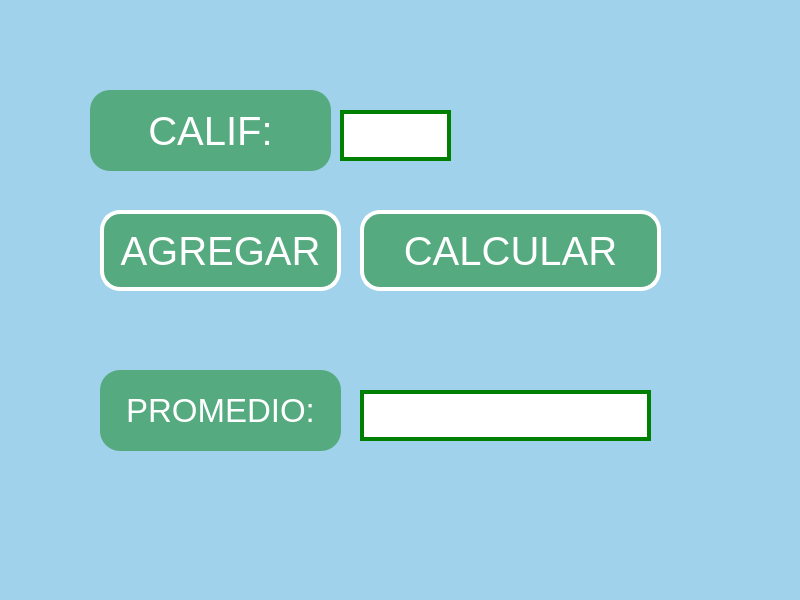
<?xml version="1.0" encoding="UTF-8"?>
<ui version="4.0">
 <class>MainWindow</class>
 <widget class="QMainWindow" name="MainWindow">
  <property name="geometry">
   <rect>
    <x>0</x>
    <y>0</y>
    <width>800</width>
    <height>600</height>
   </rect>
  </property>
  <property name="windowTitle">
   <string>MainWindow</string>
  </property>
  <property name="styleSheet">
   <string notr="true">
background-color: rgb(160, 210, 235);</string>
  </property>
  <widget class="QWidget" name="centralwidget">
   <widget class="QPushButton" name="btn_agregar">
    <property name="geometry">
     <rect>
      <x>100</x>
      <y>210</y>
      <width>241</width>
      <height>81</height>
     </rect>
    </property>
    <property name="font">
     <font>
      <pointsize>30</pointsize>
     </font>
    </property>
    <property name="toolTip">
     <string>&lt;html&gt;&lt;head/&gt;&lt;body&gt;&lt;p&gt;&lt;span style=&quot; font-size:6pt;&quot;&gt;AGREGAR&lt;/span&gt;&lt;/p&gt;&lt;/body&gt;&lt;/html&gt;</string>
    </property>
    <property name="styleSheet">
     <string notr="true">background-color: rgb(193, 255, 126);
color: rgb(255, 255, 255);
background-color: rgb(85, 170, 127);
border-radius:20px;
border: 4px solid white;
</string>
    </property>
    <property name="text">
     <string>AGREGAR</string>
    </property>
   </widget>
   <widget class="QLineEdit" name="txt_calificacion">
    <property name="geometry">
     <rect>
      <x>340</x>
      <y>110</y>
      <width>111</width>
      <height>51</height>
     </rect>
    </property>
    <property name="font">
     <font>
      <pointsize>20</pointsize>
     </font>
    </property>
    <property name="styleSheet">
     <string notr="true">background-color: rgb(255, 255, 255);
border: 4px solid green;
</string>
    </property>
    <property name="text">
     <string/>
    </property>
    <property name="alignment">
     <set>Qt::AlignCenter</set>
    </property>
   </widget>
   <widget class="QLineEdit" name="txt_resultado">
    <property name="geometry">
     <rect>
      <x>360</x>
      <y>390</y>
      <width>291</width>
      <height>51</height>
     </rect>
    </property>
    <property name="font">
     <font>
      <pointsize>20</pointsize>
     </font>
    </property>
    <property name="styleSheet">
     <string notr="true">background-color: rgb(255, 255, 255);
border: 4px solid green;</string>
    </property>
    <property name="text">
     <string/>
    </property>
    <property name="alignment">
     <set>Qt::AlignCenter</set>
    </property>
   </widget>
   <widget class="QPushButton" name="btn_calcular">
    <property name="geometry">
     <rect>
      <x>360</x>
      <y>210</y>
      <width>301</width>
      <height>81</height>
     </rect>
    </property>
    <property name="font">
     <font>
      <pointsize>30</pointsize>
     </font>
    </property>
    <property name="styleSheet">
     <string notr="true">background-color: rgb(193, 255, 126);
color: rgb(255, 255, 255);
background-color: rgb(85, 170, 127);
border-radius:20px;
border: 4px solid white;
</string>
    </property>
    <property name="text">
     <string>CALCULAR</string>
    </property>
   </widget>
   <widget class="QPushButton" name="btn_agregar_2">
    <property name="geometry">
     <rect>
      <x>90</x>
      <y>90</y>
      <width>241</width>
      <height>81</height>
     </rect>
    </property>
    <property name="font">
     <font>
      <pointsize>30</pointsize>
     </font>
    </property>
    <property name="toolTip">
     <string>&lt;html&gt;&lt;head/&gt;&lt;body&gt;&lt;p&gt;&lt;span style=&quot; font-size:6pt;&quot;&gt;AGREGAR&lt;/span&gt;&lt;/p&gt;&lt;/body&gt;&lt;/html&gt;</string>
    </property>
    <property name="styleSheet">
     <string notr="true">background-color: rgb(193, 255, 126);
color: rgb(255, 255, 255);
background-color: rgb(85, 170, 127);
border-radius:20px;
</string>
    </property>
    <property name="text">
     <string>CALIF:</string>
    </property>
   </widget>
   <widget class="QPushButton" name="btn_agregar_3">
    <property name="geometry">
     <rect>
      <x>100</x>
      <y>370</y>
      <width>241</width>
      <height>81</height>
     </rect>
    </property>
    <property name="font">
     <font>
      <pointsize>25</pointsize>
     </font>
    </property>
    <property name="toolTip">
     <string>&lt;html&gt;&lt;head/&gt;&lt;body&gt;&lt;p&gt;&lt;span style=&quot; font-size:18pt;&quot;&gt;AGREGAR&lt;/span&gt;&lt;/p&gt;&lt;/body&gt;&lt;/html&gt;</string>
    </property>
    <property name="styleSheet">
     <string notr="true">background-color: rgb(193, 255, 126);
color: rgb(255, 255, 255);
background-color: rgb(85, 170, 127);
border-radius:20px;
</string>
    </property>
    <property name="text">
     <string>PROMEDIO:</string>
    </property>
   </widget>
  </widget>
  <widget class="QMenuBar" name="menubar">
   <property name="geometry">
    <rect>
     <x>0</x>
     <y>0</y>
     <width>800</width>
     <height>26</height>
    </rect>
   </property>
  </widget>
  <widget class="QStatusBar" name="statusbar"/>
 </widget>
 <resources/>
 <connections/>
</ui>
